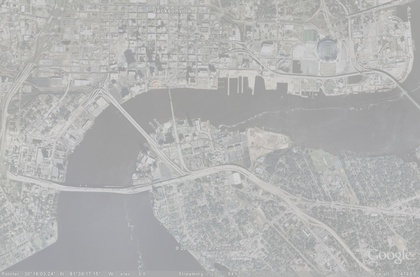
%> input picture Exercise 1/input_sat_image.jpg, 420 x 277 px, shrunk from 1048 x 691 before the run
$ octave --eval "main;"   (GNU Octave 9; MATLAB toolbox functions it lacks are replaced by stand-ins)
%> lines starting %> are read from the running program, lines starting %| are printed output that depends on the picture; in (x1, y1, x2, y2) boxes, pixels count from 0 and x2, y2 are one past the last pixel; in counts of white or black regions, pixels touching at a corner belong together; the program's own positions count from 1
### Exercise 1/enhanceContrast.m
function enhancedImage = enhanceContrast (input)
    %transfer rgb image to grayscale image
    grayscale = rgb2gray(input);

    %calculate maximum gray-value
    maxGray = max(grayscale(:));
    minGray = min(grayscale(:));

    enhancedImage = uint8(double(grayscale-minGray)/double(maxGray-minGray).*255.0);
    imwrite(enhancedImage,'enhanced.jpg');
    figure('name','Enhanced Contrast');
    subplot(2,2,1),imshow(input),title('Input Image');
    subplot(2,2,2),imshow(enhancedImage),title('Enhanced Image');
    subplot(2,2,3),imhist(grayscale),title('Input Histogram');
    subplot(2,2,4),imhist(enhancedImage),title('Enhanced Histogram');

    %c) The histogram of the input image shows that the gray values of the
    %image varies between 150 and 220. So the image only uses a range of 70
    %instead of 256.

    %e) After the contrast stretching the image uses the full range
    %between 0 and 255. Since the stretching only happens in horicontal
    %direction the shape of the initial curve of the histogram is
    %preserved.


### Exercise 1/toBinaryMask.m
function binaryMask = toBinaryMask(input , threshold)
binaryMask = (input < threshold);

% c)To distinguish between searched regions(water) and background a look at the histogram is
%useful. Since the water regions are big and nearly in the same colour,
%they can be recognized in the histogram as many pixel in the darker area.
%So after inspecting the histogram it is uncertain that the water regions
%have to be between 47 and 79 because there is a cut in the curve. Since we
%are searching for a threshold the next value, which is 80, is the border
%to produce the binary mask.

### Exercise 1/morphologicalFilter.m
function morphed =  morphologicalFilter(input)

structuringElement = [1,1,1,1,1;1,1,1,1,1;1,1,1,1,1;1,1,1,1,1;1,1,1,1,1];

morphOpened = imopen(input,structuringElement);
morphed = imclose(morphOpened,structuringElement);

imwrite(morphed,'morphed.jpg');

### Exercise 1/overlay.m
function result = overlay(input,binaryMask)

result = zeros(size(binaryMask));
for x = 1 : size(binaryMask,1)
    for y = 1 :size(binaryMask,2)
        if ( binaryMask(x,y) == 1)
            result(x,y) = double(binaryMask(x,y))*255.0;
        end
        if(binaryMask(x,y) == 0)
            result(x,y) = double(input(x,y));
        end
    end
end
result = uint8(result);

### Exercise 1/dilation.m
function output = dilation(input,se)

%calculate the origin of the structuring element
origin = floor((size(se)+1)/2);

%calculate vertical offset for structuring element
verticalOffset = zeros(size(input,1),origin(2)-1);
%apply vertical offset to input image
input = [verticalOffset input verticalOffset];

%calculate horizontal offset for structuring element
horizontalOffset = zeros(origin(1)-1,size(input,2));
%apply horizontal offset to input image
input = [horizontalOffset;input;horizontalOffset];

%do the dilation
output = zeros(size(input));
for i = origin(1) : ((size(input,1)-origin(1)+1))
    for j = origin(2) : ((size(input,2)-origin(2)+1))
       %create a submatrix and check whether it contains 1's
       submatrix = input(i-origin(1)+1:i+origin(1)-1,j-origin(2)+1:j+origin(2)-1);
       if(any(submatrix(:)==1))
           %if the submatrix contains at least one 1, set the centerpixel
           %of the current submatrix to 1 in the output image
           output(i,j) = 1;
       end
    end
end

output = output(origin(1):size(output,1)-origin(1)+1,origin(2):size(output,2)-origin(2)+1);

### Exercise 1/main.m
function main

input = imread('input_sat_image.jpg');
%> input is the input picture: size 277x420x3 uint8; mean R, G, B 178.9, 179.2, 178.7

enhancedGrayscale = enhanceContrast(input);
%> in enhanceContrast, `maxGray = max(grayscale(:));`: maxGray = 220
%> in enhanceContrast, `minGray = min(grayscale(:));`: minGray = 150
%> in enhanceContrast, `enhancedImage = uint8(double(grayscale-minGray)/double(maxGray-minGray..`:
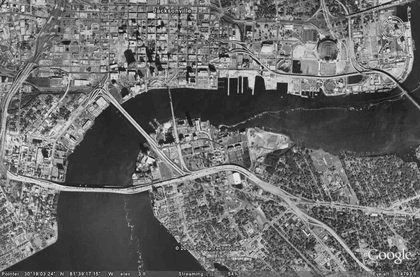
%> enhancedImage: size 277x420 uint8; min 0, max 255, mean 106
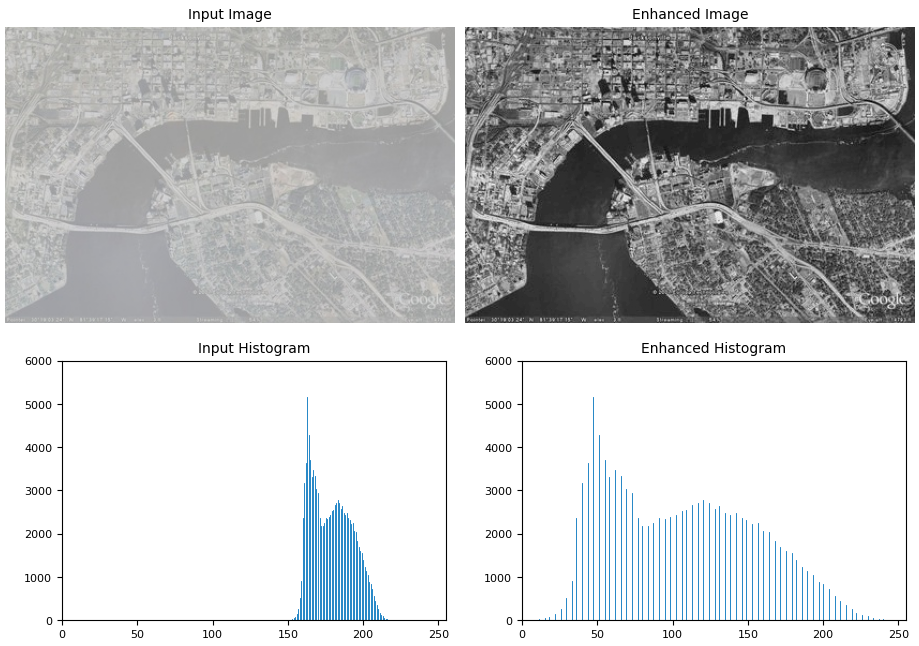
%> figure redrawn from the program's plot data, 4 panels
binaryMask = toBinaryMask(enhancedGrayscale,80);
%> in toBinaryMask, `binaryMask = (input < threshold);`:
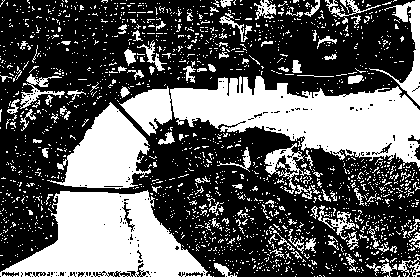
%> binaryMask: size 277x420 logical; 36.7% white; 1845 white regions (1736 under 20 px), largest, box (x1, y1, x2, y2) and area: (119, 76, 420, 168) 13813, (0, 190, 212, 277) 10426, (47, 102, 151, 189) 4685

morphed = morphologicalFilter(binaryMask);
%> in morphologicalFilter, `morphOpened = imopen(input,structuringElement);`: morphOpened: size 277x420 logical; 24.9% white; 22 white regions, largest, box (x1, y1, x2, y2) and area: (171, 76, 420, 166) 11485, (9, 191, 203, 277) 9680, (65, 105, 147, 188) 4405
%> in morphologicalFilter, `morphed = imclose(morphOpened,structuringElement);`:
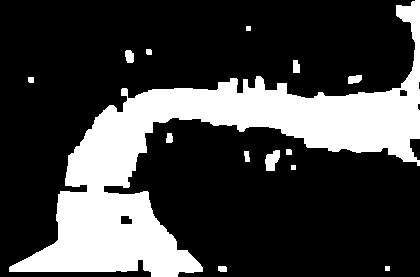
%> morphed: size 277x420 logical; 25.7% white; 14 white regions, largest, box (x1, y1, x2, y2) and area: (9, 0, 420, 277) 29036, (265, 150, 280, 171) 219, (348, 75, 362, 84) 102
result = overlay(enhancedGrayscale,morphed);
%> after the loop in overlay, `for x = 1 : size(binaryMask,1)`:
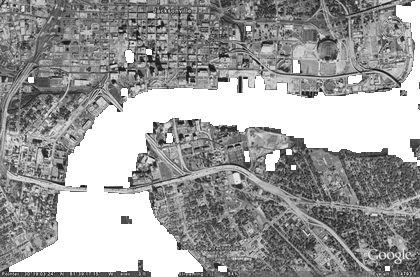
%> result: size 277x420 double; min 0, max 255, mean 157.7

figure('name','Workflow');
subplot(2,3,1), imshow(input),title('Input Image');
subplot(2,3,2), imshow(enhancedGrayscale),title('Enhanced Contrast Image');
subplot(2,3,3), imshow(binaryMask),title('Binary Image');
subplot(2,3,4), imshow(morphed),title('Morphed Image');
subplot(2,3,5), imshow(result),title('Result Image');

imwrite(result,'result.jpg');


structuringElement = [1,1,1,1,1;1,1,1,1,1;1,1,1,1,1;1,1,1,1,1;1,1,1,1,1];
matlabDilation = imdilate(binaryMask,structuringElement);
%> matlabDilation: size 277x420 logical; 78.9% white; 227 black regions (159 under 20 px), largest, box (x1, y1, x2, y2) and area: (280, 11, 413, 78) 3857, (38, 0, 130, 89) 2569, (0, 64, 107, 198) 2384
ownDilation = dilation(binaryMask, structuringElement);
%> in dilation, `input = [verticalOffset input verticalOffset];`: input: size 277x424 double; values 0 (black) and 1 (white), 36.3% white; 1845 white regions (1736 under 20 px), largest, box (x1, y1, x2, y2) and area: (121, 76, 422, 168) 13813, (2, 190, 214, 277) 10426, (49, 102, 153, 189) 4685
%> in dilation, `input = [horizontalOffset;input;horizontalOffset];`:
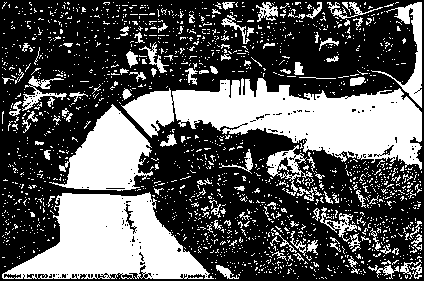
%> input: size 281x424 double; values 0 (black) and 1 (white), 35.8% white; 1845 white regions (1736 under 20 px), largest, box (x1, y1, x2, y2) and area: (121, 78, 422, 170) 13813, (2, 192, 214, 279) 10426, (49, 104, 153, 191) 4685
%> after the loop in dilation, `for i = origin(1) : ((size(input,1)-origin(1)+1))`:
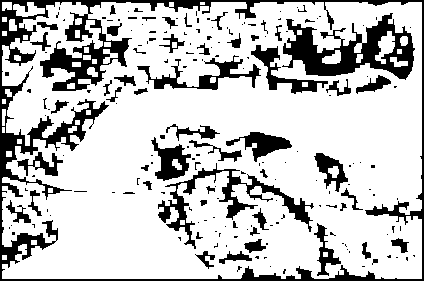
%> output: size 281x424 double; values 0 (black) and 1 (white), 77.1% white; 193 black regions (139 under 20 px), largest, box (x1, y1, x2, y2) and area: (0, 0, 424, 281) 11489, (282, 13, 415, 80) 3857, (158, 163, 314, 249) 2288
difference = abs(matlabDilation - ownDilation);
%> difference: size 277x420 double; every value is 0
%C)
%   d) There are no differences besides the elapsed time. The self-made
%   function needs more time. But since we are working on single pixels we
%   could parallelize and speed up the computation.

figure('name','Dilation Comparison');
subplot(2,2,1),imshow(matlabDilation),title('Matlab Dilation');
subplot(2,2,2),imshow(ownDilation),title('Own Dilation');
subplot(2,2,3),imshow(binaryMask),title('Binary Mask');
subplot(2,2,4),imshow(difference),title('Difference Image');


%E)
%The results are pretty ok. There are some spots on the image which are not
%water but are recognized as region of interest. In the example image
%these spots are shadows. On the other hand there are some waves on the
%river which are marked as land because they are white. So the limitations
%of this approach is the thresholding. For more complex images with many
%objects having the same gray value they cannot be distinguished by this
%approach. Furhtermore same objects having different gray values (e.g. due to
%light) would be erroneous distinguished.
